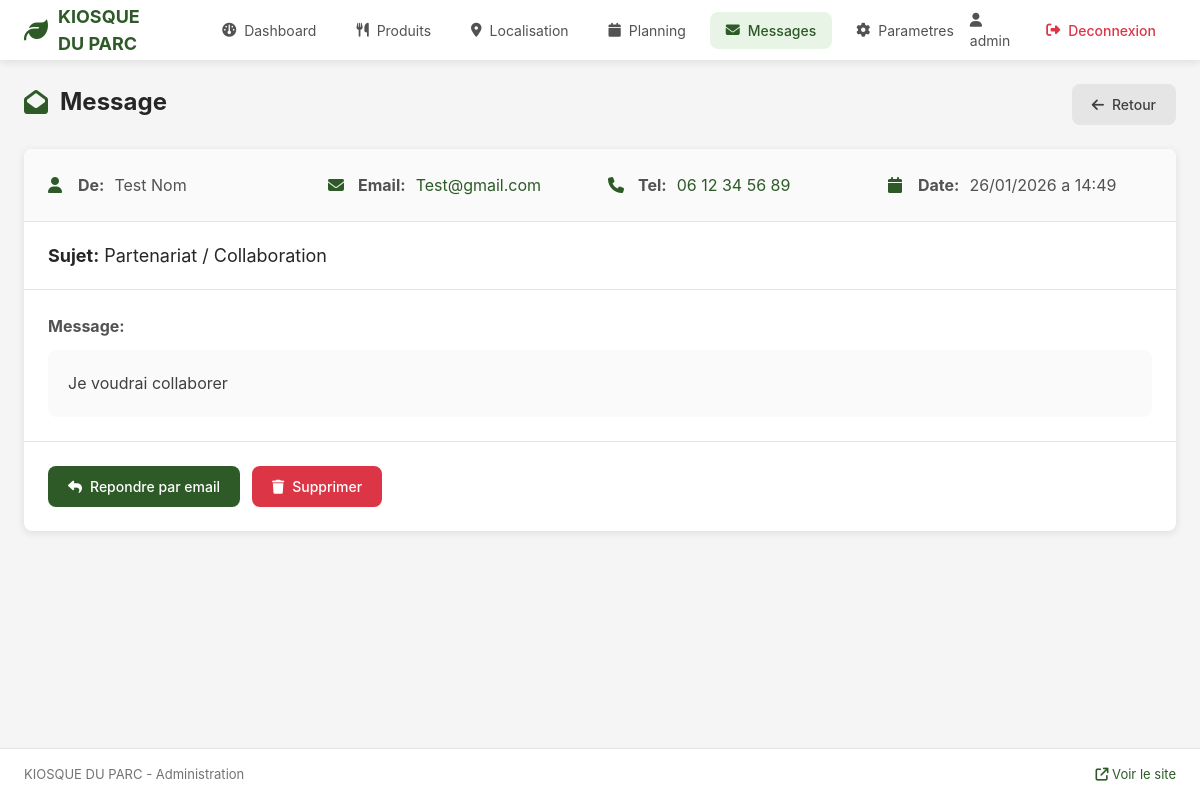
/admin/messages/1 (signed in), run on the app's committed database.
### app/models.py (models this page shows)
class ContactMessage(Base):
    __tablename__ = "contact_messages"
    id = Column(Integer, primary_key=True, index=True)
    name = Column(String(100), nullable=False)
    email = Column(String(255), nullable=False)
    phone = Column(String(20), nullable=True)
    subject = Column(String(200), nullable=False)
    message = Column(Text, nullable=False)
    created_at = Column(DateTime, default=datetime.utcnow)
    is_read = Column(Boolean, default=False)

### app/routers/admin.py (the view)
@router.get("/messages/{message_id}", response_class=HTMLResponse)
def message_view(
    request: Request,
    message_id: int,
    admin: dict = Depends(admin_required),
    db: Session = Depends(get_db)
):
    message = get_contact_message(db, message_id)
    if not message:
        raise HTTPException(status_code=404, detail="Message not found")
    if not message.is_read:
        mark_message_as_read(db, message_id)
        message.is_read = True
    return templates.TemplateResponse("admin/message_view.html", {
        "request": request,
        "admin": admin,
        "message": message
    })

### templates/admin/message_view.html (shortened to what this page needs)
{% extends "admin/base.html" %}
{% block content %}
<div class="page-header">
    <h1><i class="fa-solid fa-envelope-open"></i> Message</h1>
    <a href="/admin/messages" class="btn btn-secondary">
        <i class="fa-solid fa-arrow-left"></i> Retour
    </a>
</div>
<div class="message-view">
    <div class="message-header">
        <div class="message-meta">
            <div class="meta-item">
                <i class="fa-solid fa-user"></i>
                <strong>De:</strong> {{ message.name }}
            </div>
            <div class="meta-item">
                <i class="fa-solid fa-envelope"></i>
                <strong>Email:</strong> <a href="mailto:{{ message.email }}">{{ message.email }}</a>
            </div>
            {% if message.phone %}
            <div class="meta-item">
                <i class="fa-solid fa-phone"></i>
                <strong>Tel:</strong> <a href="tel:{{ message.phone }}">{{ message.phone }}</a>
            </div>
            {% endif %}
            <div class="meta-item">
                <i class="fa-solid fa-calendar"></i>
                <strong>Date:</strong> {{ message.created_at.strftime('%d/%m/%Y a %H:%M') }}
            </div>
        </div>
    </div>
    <div class="message-subject">
        <strong>Sujet:</strong> {{ message.subject }}
    </div>
    <div class="message-body">
        <strong>Message:</strong>
        <div class="message-content">
            {{ message.message | replace('\n', '<br>') | safe }}
        </div>
    </div>
    <div class="message-actions">
        <a href="mailto:{{ message.email }}?subject=Re: {{ message.subject }}" class="btn btn-primary">
            <i class="fa-solid fa-reply"></i> Repondre par email
        </a>
        <a href="/admin/messages/{{ message.id }}/delete" class="btn btn-danger">
            <i class="fa-solid fa-trash"></i> Supprimer
        </a>
    </div>
</div>
{% endblock %}

### static/admin.css (style rules this page uses)
:root { --primary: #2d5a27; --primary-dark: #1e3d1a; --primary-light: #e8f5e6; --gold: #c9a227; --caramel: #d4a574; --danger: #dc3545; --danger-light: #f8d7da; --success: #28a745; --success-light: #d4edda; --gray-50: #fafafa; --gray-100: #f5f5f5; --gray-200: #e5e5e5; --gray-300: #d4d4d4; --gray-400: #a3a3a3; --gray-500: #737373; --gray-600: #525252; --gray-700: #404040; --gray-800: #262626; --gray-900: #171717; --white: #ffffff; --shadow: 0 2px 8px rgba(0,0,0,0.1); --radius: 8px; }
* { box-sizing: border-box; margin: 0; padding: 0; }
body { font-family: -apple-system, BlinkMacSystemFont, 'Segoe UI', Roboto, sans-serif; background: var(--gray-100); color: var(--gray-800); line-height: 1.5; min-height: 100vh; display: flex; flex-direction: column; }
.btn { display: inline-flex; align-items: center; justify-content: center; gap: 8px; padding: 10px 20px; border: none; border-radius: var(--radius); font-size: 14px; font-weight: 500; cursor: pointer; text-decoration: none; transition: all 0.2s; }
.btn-primary { background: var(--primary); color: var(--white); }
.btn-secondary { background: var(--gray-200); color: var(--gray-700); }
.btn-danger { background: var(--danger); color: var(--white); }
.page-header { display: flex; justify-content: space-between; align-items: flex-start; margin-bottom: 24px; }
.page-header h1 { font-size: 24px; color: var(--gray-800); display: flex; align-items: center; gap: 12px; }
.page-header h1 i { color: var(--primary); }
.message-view { background: var(--white); border-radius: var(--radius); box-shadow: var(--shadow); overflow: hidden; }
.message-header { background: var(--gray-50); padding: 24px; border-bottom: 1px solid var(--gray-200); }
.message-meta { display: grid; grid-template-columns: repeat(auto-fit, minmax(200px, 1fr)); gap: 16px; }
.meta-item { display: flex; align-items: center; gap: 10px; color: var(--gray-600); }
.meta-item i { color: var(--primary); width: 20px; }
.meta-item a { color: var(--primary); text-decoration: none; }
.message-subject { padding: 20px 24px; border-bottom: 1px solid var(--gray-200); font-size: 18px; }
.message-body { padding: 24px; }
.message-body strong { display: block; margin-bottom: 12px; color: var(--gray-600); }
.message-content { background: var(--gray-50); padding: 20px; border-radius: var(--radius); line-height: 1.7; color: var(--gray-700); }
.message-actions { padding: 24px; border-top: 1px solid var(--gray-200); display: flex; gap: 12px; }

### data on the page
ContactMessage: name "Test Nom", email "Test@gmail.com", phone "06 12 34 56 89", created_at "26/01/2026 a 14:49", subject "Partenariat / Collaboration", message "Je voudrai collaborer"

### other printed values
{{ admin.username }} "admin"
